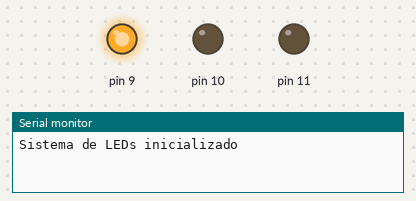
This sketch was run on a simulated Arduino Uno, built with avr-gcc and run on an emulated ATmega328P. On the bench: output pins drawn as LEDs (lit = HIGH), the last lines printed to the serial monitor.

Above: at 0.05 s.
At 1.35 s:
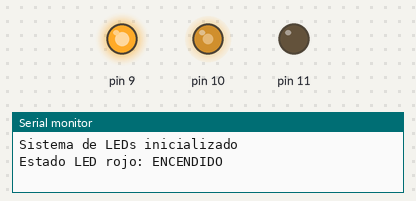
At 2.7 s:
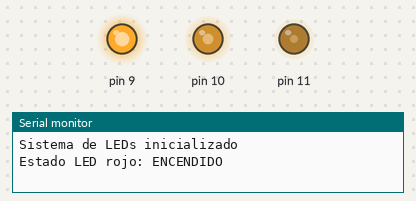
At 4.0 s:
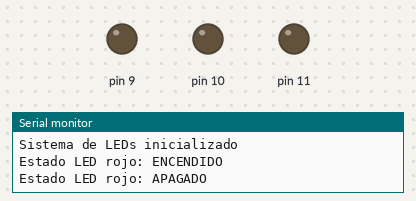
At 5.35 s:
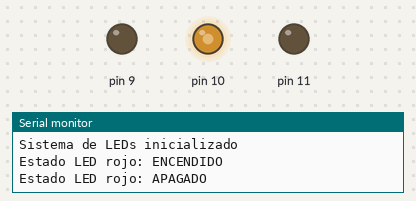
Timing chart, 0 to 7.0 s (numbered marks = the images above):
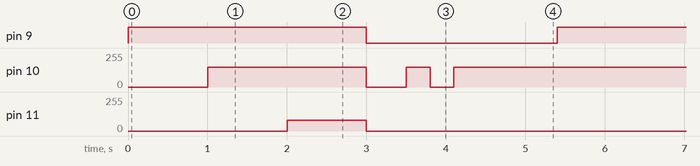

The sketch:

ejemplo_led.ino
```cpp
// sketch_principal.ino
#include "Led.h"


// Crear instancias de LED para diferentes colores
Led ledRojo(9);    // LED rojo en pin 9 (PWM)
Led ledVerde(10);  // LED verde en pin 10 (PWM)
Led ledAzul(11);   // LED azul en pin 11 (PWM)


void setup() {
  Serial.begin(9600);

  // Inicializar los LEDs
  ledRojo.iniciar();
  ledVerde.iniciar();
  ledAzul.iniciar();

  Serial.println("Sistema de LEDs inicializado");
}

void loop() {
  // Secuencia de LEDs con diferentes brillos
  ledRojo.setBrillo(255);
  ledRojo.encender();
  delay(1000);

  // Mostrar el estado del LED rojo
  Serial.print("Estado LED rojo: ");
  Serial.println(ledRojo.getEstado() ? "ENCENDIDO" : "APAGADO");

  ledVerde.setBrillo(150);
  ledVerde.encender();
  delay(1000);

  ledAzul.setBrillo(80);
  ledAzul.encender();
  delay(1000);

  // Apagar todos los LEDs
  ledRojo.apagar();
  ledVerde.apagar();
  ledAzul.apagar();
  delay(500);

  // Mostrar el estado del LED rojo
  Serial.print("Estado LED rojo: ");
  Serial.println(ledRojo.getEstado() ? "ENCENDIDO" : "APAGADO");

  // Hacer parpadear el LED verde 3 veces
  ledVerde.parpadear(3, 300);
  delay(1000);
}
```

Led.cpp
```cpp
// Led.cpp - Implementación
#include "Led.h"

// Constructor
Led::Led(int pinLed) {
  pin = pinLed;
  estado = false;
  brillo = 255;  // Brillo máximo por defecto
}

// Inicializar pin
void Led::iniciar() {
  pinMode(pin, OUTPUT);
  apagar();
}

// Encender LED
void Led::encender() {
  estado = true;
  analogWrite(pin, brillo);
}

// Apagar LED
void Led::apagar() {
  estado = false;
  analogWrite(pin, 0);
}

// Cambiar estado
void Led::toggle() {
  if (estado) apagar();
  else encender();
}

// Ajustar brillo
void Led::setBrillo(int nivel) {
  brillo = constrain(nivel, 0, 255);
  if (estado) analogWrite(pin, brillo);
}

// Parpadear
void Led::parpadear(int veces, int duracion) {
  for (int i = 0; i < veces; i++) {
    toggle();
    delay(duracion);
  }
}

// Obtener estado
bool Led::getEstado() {
  return estado;
}
```

Led.h
```cpp
// Led.h - Archivo de cabecera
#ifndef LED_H
#define LED_H

#include <Arduino.h>

class Led {
private:
  int pin;      // Pin del LED
  bool estado;  // Estado actual (true=encendido, false=apagado)
  int brillo;   // Nivel de brillo (0-255)

public:
  // Constructor
  Led(int pinLed);

  // Métodos públicos
  void iniciar();
  void encender();
  void apagar();
  void toggle();
  void setBrillo(int nivel);
  void parpadear(int veces, int duracion);
  bool getEstado();
};
#endif
```

Measured:
- by itself, pin 9: alternates HIGH for 3.0 s and LOW for 2.4 s
- by itself, pin 10: repeats every 5.4 s: 0/255 0.50 s, 150/255 0.30 s, 0/255 0.30 s, 150/255 4.3 s
- by itself, pin 11: alternates 80/255 for 1.0 s and 0/255 for 4.4 s
